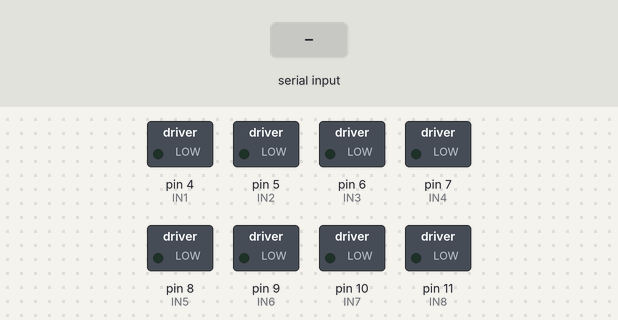
Bench run of a sketch on a simulated Arduino Uno, built with avr-gcc and run on an emulated ATmega328P. Shown: switched loads named in the sketch (green lamp = pin HIGH). Inputs (shaded band) come from the test bench.

Above: at 1.2 s.
1.3 s: "F" received over the second serial link
At 2.3 s:
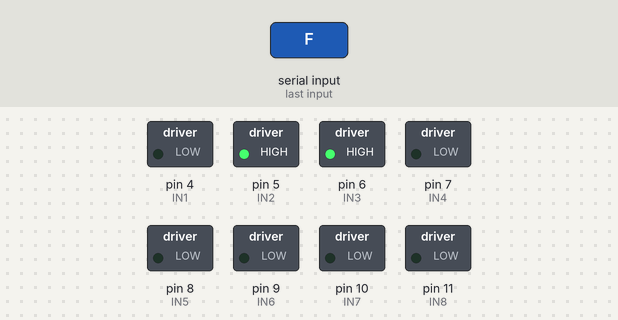
2.8 s: "B" received over the second serial link
At 3.4 s:
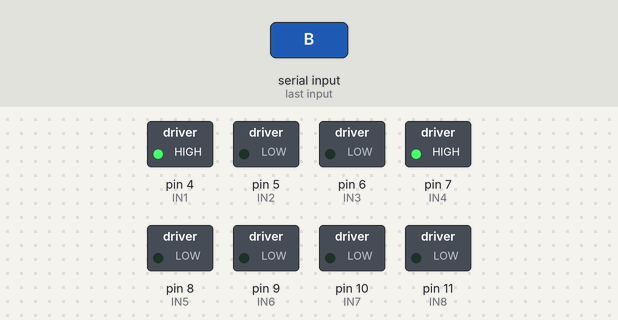
4.3 s: "R" received over the second serial link
At 4.6 s:
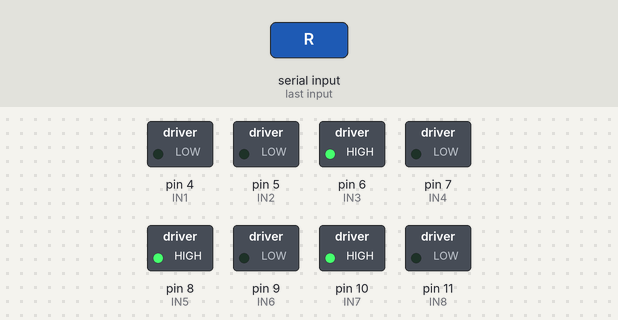
5.8 s: "L" received over the second serial link
At 6.9 s:
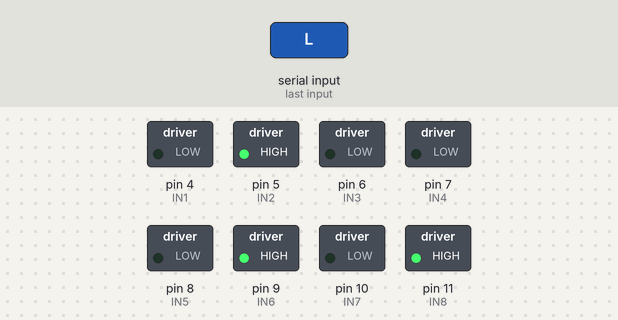
7.3 s: "S" received over the second serial link
At 8.1 s:
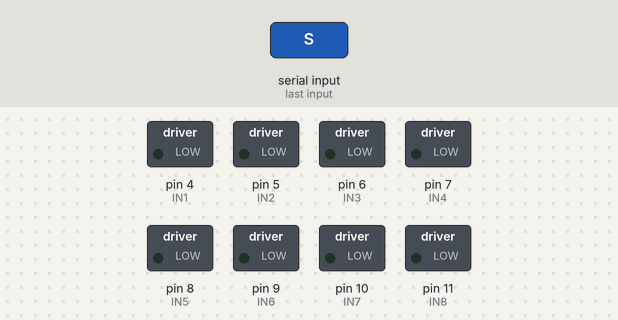
Timing chart, 0 to 9.8 s (numbered marks = the images above; inputs shaded):
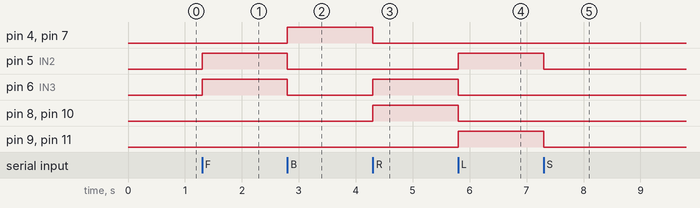

Measured:
- after the input at 1.3 s, pin 5 (IN2), pin 6 (IN3): LOW → HIGH at once
- after the input at 2.8 s, pin 4 (IN1), pin 7 (IN4): LOW → HIGH at once; pin 5 (IN2), pin 6 (IN3): HIGH → LOW at once
- after the input at 4.3 s, pin 4 (IN1), pin 7 (IN4): HIGH → LOW at once; pin 6 (IN3), pin 8 (IN5), pin 10 (IN7): LOW → HIGH at once
- after the input at 5.8 s, pin 5 (IN2), pin 9 (IN6), pin 11 (IN8): LOW → HIGH at once; pin 6 (IN3), pin 8 (IN5), pin 10 (IN7): HIGH → LOW at once
- after the input at 7.3 s, pin 5 (IN2), pin 9 (IN6), pin 11 (IN8): HIGH → LOW at once

The sketch:

carrinho.ino
```cpp
#include <SoftwareSerial.h>

//Definicoes pinos Arduino ligados a entrada da Ponte H
int IN1 = 4;
int IN2 = 5;
int IN3 = 6;
int IN4 = 7;
int IN5 = 8;
int IN6 = 9;
int IN7 = 10;
int IN8 = 11;

#define motor1_tras     digitalWrite(IN1, HIGH); digitalWrite(IN2, LOW);
#define motor1_parar    digitalWrite(IN1, HIGH); digitalWrite(IN2, HIGH);
#define motor1_frente   digitalWrite(IN1, LOW); digitalWrite(IN2, HIGH);
#define motor1_morto    digitalWrite(IN1, LOW); digitalWrite(IN2, LOW);

#define motor2_frente   digitalWrite(IN3, HIGH); digitalWrite(IN4, LOW);
#define motor2_parar    digitalWrite(IN3, HIGH); digitalWrite(IN4, HIGH);
#define motor2_tras     digitalWrite(IN3, LOW); digitalWrite(IN4, HIGH);
#define motor2_morto    digitalWrite(IN3, LOW); digitalWrite(IN4, LOW);

#define motor3_frente   digitalWrite(IN5, HIGH); digitalWrite(IN6, LOW);
#define motor3_parar    digitalWrite(IN5, HIGH); digitalWrite(IN6, HIGH);
#define motor3_tras     digitalWrite(IN5, LOW); digitalWrite(IN6, HIGH);
#define motor3_morto    digitalWrite(IN5, LOW); digitalWrite(IN6, LOW);

#define motor4_tras     digitalWrite(IN7, HIGH); digitalWrite(IN8, LOW);
#define motor4_parar    digitalWrite(IN7, HIGH); digitalWrite(IN8, HIGH);
#define motor4_frente   digitalWrite(IN7, LOW); digitalWrite(IN8, HIGH);
#define motor4_morto    digitalWrite(IN7, LOW); digitalWrite(IN8, LOW);

SoftwareSerial BTSerial(2, 3);
String command = "";
bool max_speed = false;

void setup()
{
    Serial.begin(9600);
    BTSerial.begin(9600);


    //Define os pinos como saida
    pinMode(IN1, OUTPUT);
    pinMode(IN2, OUTPUT);
    pinMode(IN3, OUTPUT);
    pinMode(IN4, OUTPUT);
    pinMode(IN5, OUTPUT);
    pinMode(IN6, OUTPUT);
    pinMode(IN7, OUTPUT);
    pinMode(IN8, OUTPUT);
}

void loop()
{
    if (BTSerial.available()) {
        command = (char) BTSerial.read();

        if (command == "S") {
            motor1_morto;
            motor2_morto;
            motor3_morto;
            motor4_morto;
        } else if (command == "F") {
            motor1_frente;
            motor2_frente;
            if (max_speed) {
                motor3_frente;
                motor4_frente;
            } else {
                motor3_morto;
                motor4_morto;
            }
        } else if (command == "B") {
            motor1_tras;
            motor2_tras;
            if (max_speed) {
                motor3_tras;
                motor4_tras;
            } else {
                motor3_morto;
                motor4_morto;
            }
        } else if (command == "R") {
            motor2_frente;
            motor4_tras;
            motor1_morto;
            motor3_frente;
        } else if (command == "L") {
            motor1_frente;
            motor3_tras;
            motor2_morto;
            motor4_frente;
        } else if (command == "U") {
            max_speed = true;
        } else if (command == "u") {
            max_speed = false;
        } else {
            motor1_morto;
            motor2_morto;
            motor3_morto;
            motor4_morto;
        }

        command = "";
    }
}
```
